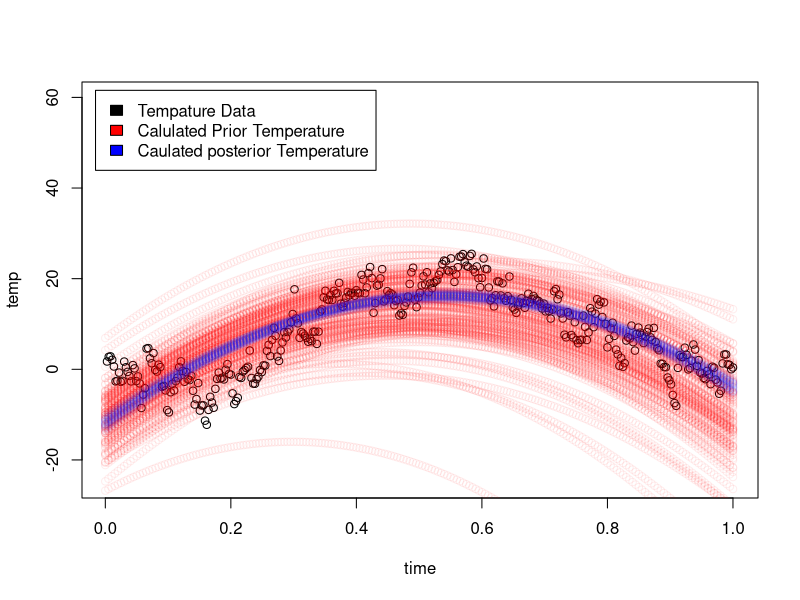
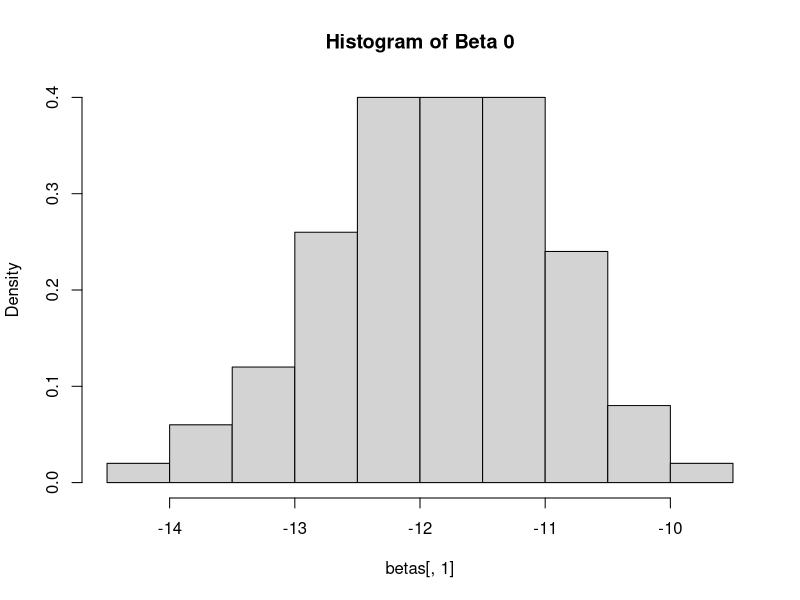
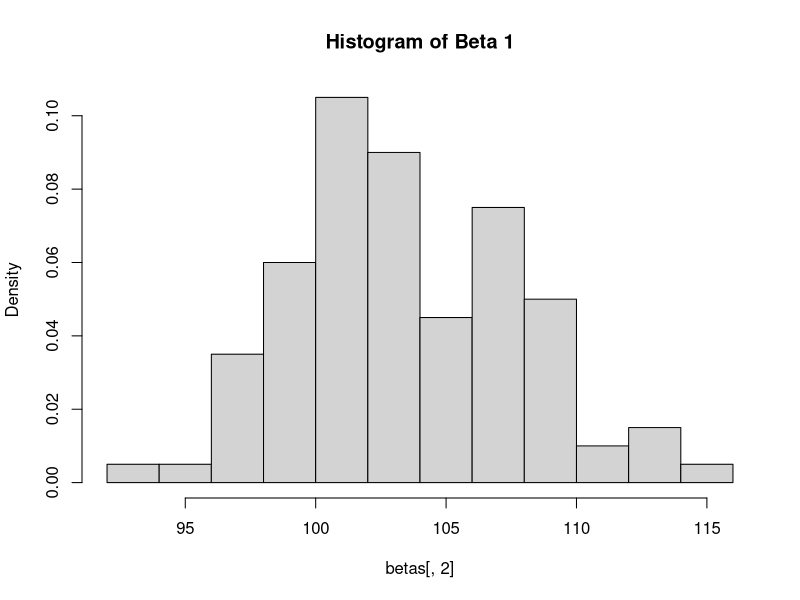
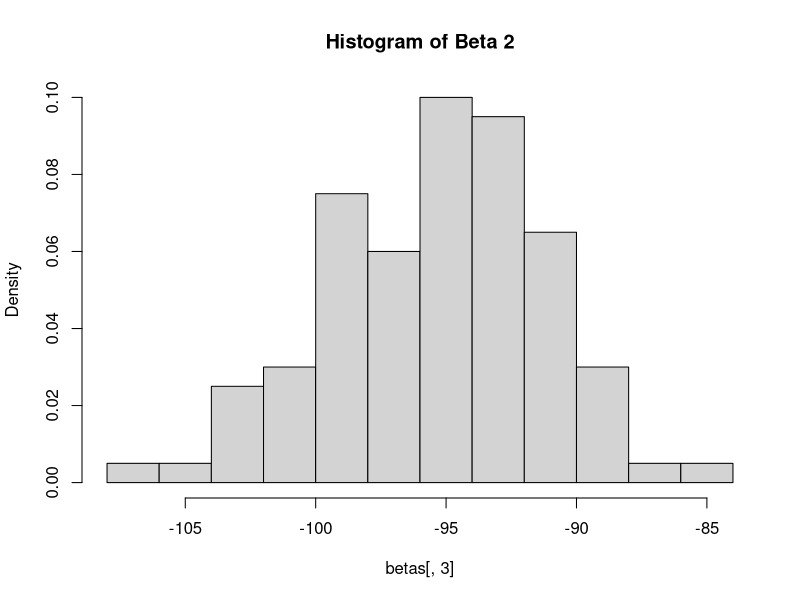
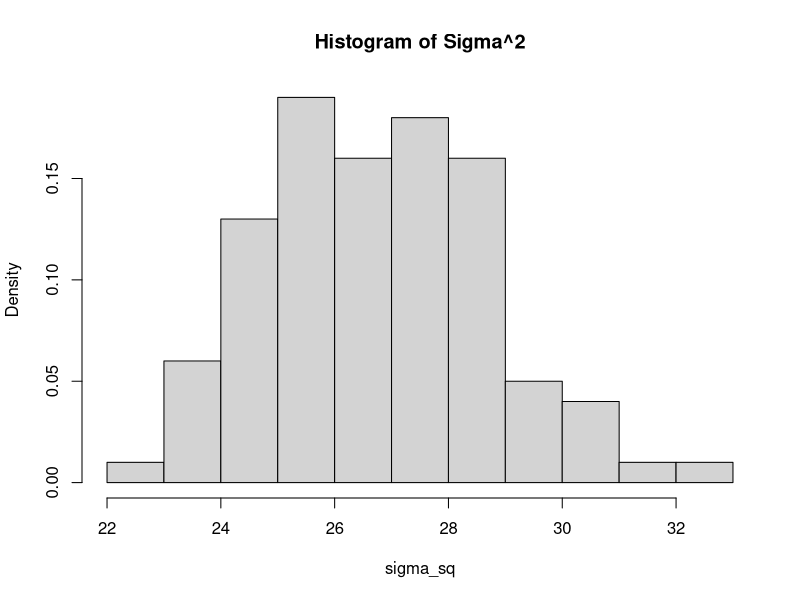
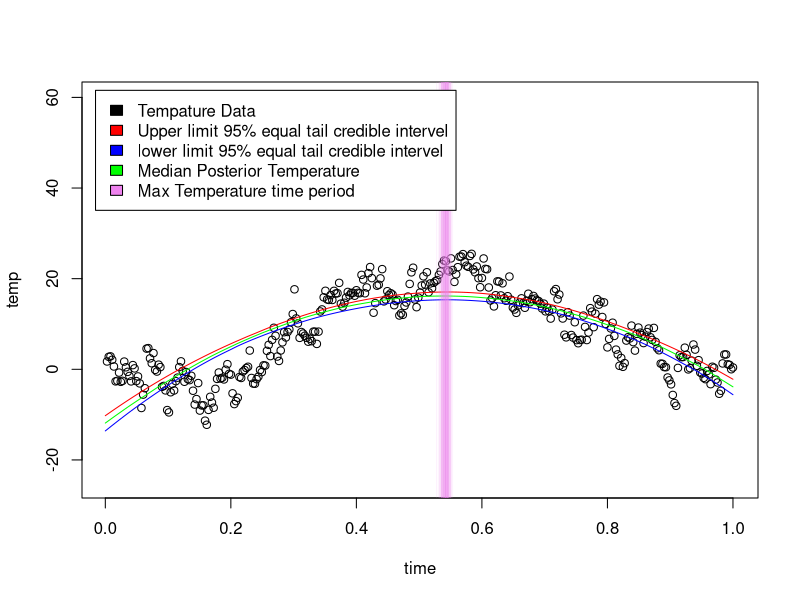

Write R code to recreate these figures, in order.
library(mvtnorm)
library(scales)

# Lab 2.1.a)

# Initializing hyper parameters of the linear regression model
mu0 = c(-10, 100, -100)
omega0 = 0.12 * diag(3)
v0 = 3
sigma0_sq = 2

# Number of elements to sample for σ^2 and β
N <- 1E2

# Reading data from the given txt file
data <- read.table("TempLambohov.txt", sep = "" , header = T , na.strings ="", stringsAsFactors= F)

# Creating a matrix of 1, time, time^2 from the data read
X = data.frame(const = 1, t = data$time, t2 = data$time^2)

# creating a sampling of 201 values between 0 and 1 for the time variable
time_sample = data.frame(const=1,t = seq(0,1,0.005),t2 =seq(0,1,0.005)^2)

# function to calculate temperate based on the linear regression formula β0 + β1 * time + β2 *time^2
pred_temp <- function(betas){
  pred_temp = as.matrix(time_sample)%*%t(betas)
}

# Sampling for prior σ^2 from Inv−χ2(v0,σ0^2) distribution
X_draws = rchisq(N,v0)                # Taking N samples from the χ2(v0)
sigma_sq = (v0)*sigma0_sq / X_draws   # Simulating draws from Inv−χ2(v0,σ0^2) distribution

# Plotting data points
plot(data,ylim=c(-25, 60))


betas_prior = matrix(nrow=N,ncol=3 )
x_plot = seq(0,1,0.005) 
for (i in 1:N){
  # Simulating draws for prior β from N(μ0, σ^*2Ω0^−1)
  beta = rmvnorm(1, mean = mu0, sigma = sigma_sq[i]*solve(omega0))
  betas_prior[i,]=beta
  # Plotting temperatures predicted from the prior draws
  points(x_plot,t(pred_temp(beta)),col=alpha("red",0.07))
}

# Lab 2.1.b)

# Function to simulate for σ^2 and β from the joint posterior distribution
posterior <- function(X,y, omega0,  mu_0, v0, n, sigma0_sq ){
  posterior_parameters = matrix(nrow=N,ncol=4)
  
  # calculating beta_hat = ((X′X)^−1)X′y 
  beta_hat = solve(t(X)%*%X)%*%t(X)%*%y
  # calculating μn = ((X′X+Ω0)^−1)(X′X*beta_hat + Ω0*μ0)
  mu_n = solve(t(X)%*%X + omega0) %*% (t(X)%*%X%*%beta_hat + omega0%*%mu_0)
  # calculating Ωn = X′X+Ω0
  omega_n = t(X)%*%X + omega0
  # calculating νn = ν0 + n
  v_n = v0 + n
  # calculating v_s = vn*σn^2 = v0 * σ0^2 + (y′y + μ0′* Ω0 * μ0 − μn′* Ωn * μn)
  v_s = v0*sigma0_sq + (t(y)%*%y + t(mu_0)%*%omega0%*%mu_0 - t(mu_n)%*%omega_n%*%mu_n)
  
  # Sampling for posterior σ^2 from Inv−χ2(vn,σn^2) distribution
  X_draws = rchisq(N,v_n)    # Taking N samples from the χ2(vn)
  sigma_sq = v_s / X_draws   # Simulating draws from Inv−χ2(vn,σn^2) distribution
  
  posterior_parameters[,4] = sigma_sq
  temps = matrix(nrow=N,ncol=201)
  for (i in 1:N){
    # Simulating draws for posterior β from N(μn, σ^*2Ωn^−1)
    beta = rmvnorm(1, mean = mu_n, sigma = sigma_sq[i]*solve(omega_n))
    posterior_parameters[i,1:3]=beta
    
    # Predicting temperature values from the posterior β
    temps[i,] = t(pred_temp(beta))
    
    # plotting predcited temperature values
    points(x_plot,t(pred_temp(beta)),col=alpha("blue",0.01))
    
  }
  ret = list(posterior_parameters=posterior_parameters, temps=temps)
  return(ret)
}
legend("topleft", inset=.02, c("Tempature Data", "Calulated Prior Temperature", "Caulated posterior Temperature"), fill=c("black", "red", "blue"))
ret = posterior(as.matrix(X),as.matrix(data$temp),omega0, mu0,v0,dim(data)[1],sigma0_sq)
betas = ret$posterior_parameters[,1:3]
sigma_sq = ret$posterior_parameters[,4]
temps = ret$temps

# # 2.1.b.i)
# # Plotting histogram for each of the marginal posterior parameters
hist(betas[,1], freq = FALSE, main = "Histogram of Beta 0")
hist(betas[,2], freq = FALSE, main = "Histogram of Beta 1")
hist(betas[,3], freq = FALSE, main = "Histogram of Beta 2")
hist(sigma_sq, freq = FALSE, main = "Histogram of Sigma^2")



# 2.1.b.ii)

# Scatter plot of temperature value
plot(data,ylim=c(-25, 60))

post_medians = c()
quants = matrix(nrow=dim(temps)[2],ncol = 2)
for (i in 1:dim(temps)[2]){
  # Finding the median of the predicted temperatures
  med = median(temps[,i])
  # finding the 95% equal tail posterior probablity interval of predicted terperature
  q = quantile(temps[,i],probs=c(.025,0.975))
  q = unname(q)

  quants[i,] = c(q[1],q[2])

  post_medians = c(post_medians,med)
}
lines(x_plot,post_medians, col = "green")
lines(x_plot,quants[,1], col = "blue")
lines(x_plot,quants[,2], col = "red")

# 2.1.c)

# The time at which the temperature is maximum can be found by solveing the function f'(time) = 0 and solving for time
# This points can be considered as the maximas as f''(time) = 2 * β2 < 0 for all values in β2
# hence time at which temperature is max = -β1/(2*β2)


max_temp_time = -betas[,2]/(2*betas[,3])
abline(v=max_temp_time, col=alpha("violet",0.1))
legend("topleft", inset=.02, c("Tempature Data", "Upper limit 95% equal tail credible intervel", 
                                   "lower limit 95% equal tail credible intervel", "Median Posterior Temperature", "Max Temperature time period"), 
       fill=c("black", "red", "blue", "green", "violet"))


